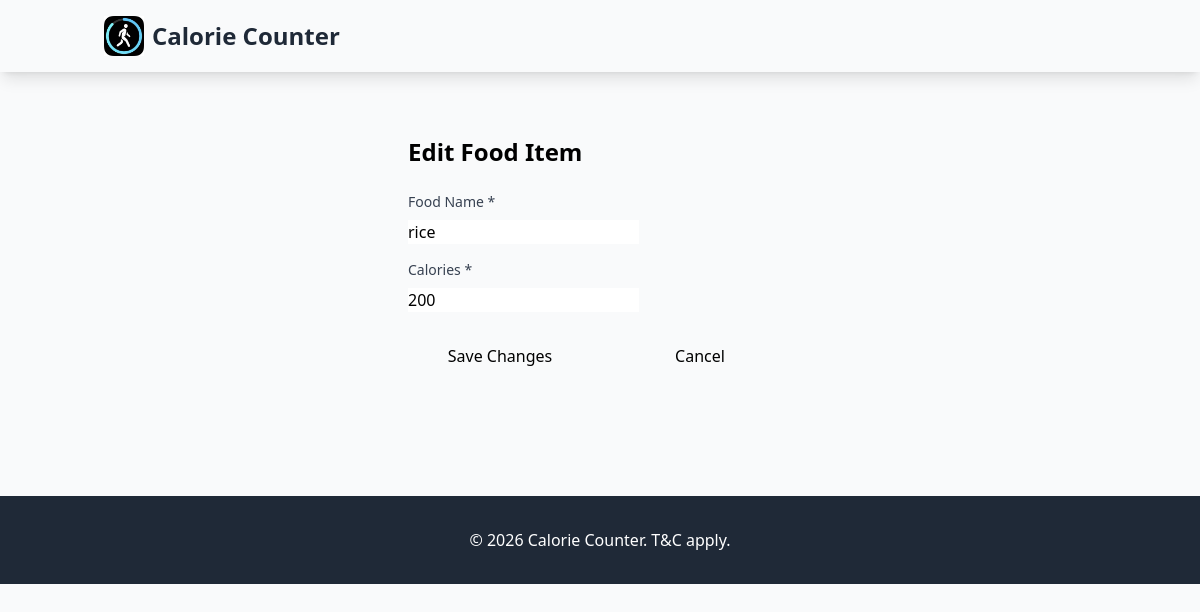
The page /edit/4/ on the database as committed earlier.
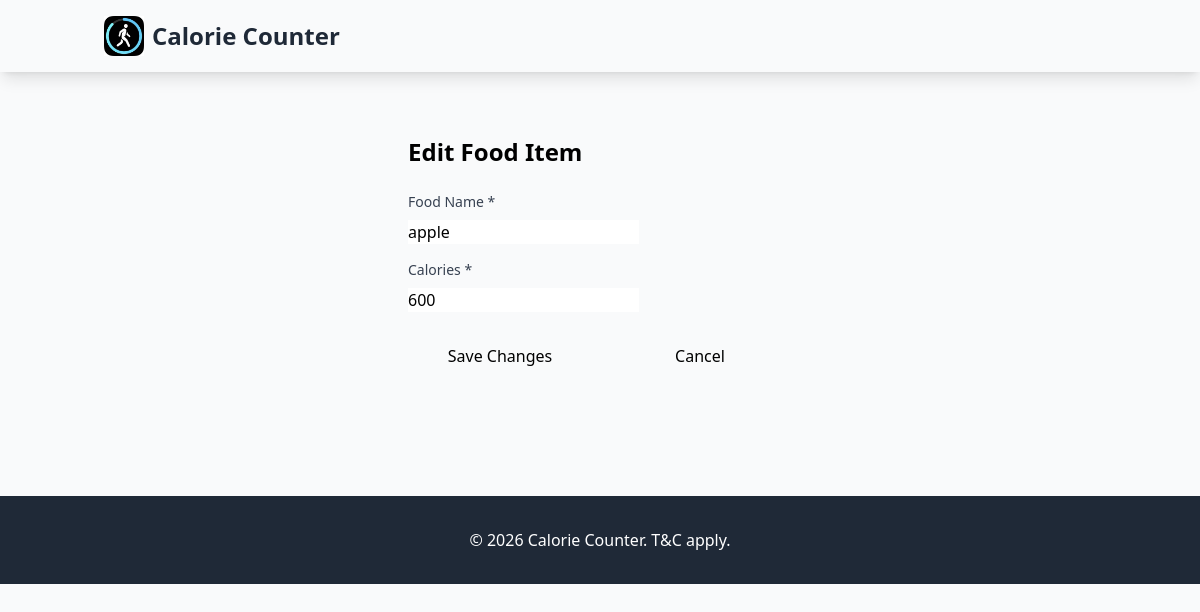
The same page on the database as committed later.
### calorietrackerapp/models.py (models this page shows, shortened)
class FoodItem(models.Model):
    name = models.CharField(
        max_length=200,
        help_text="Name of the food item"
    )
    calories = models.PositiveIntegerField(
        help_text="Number of calories in this item"
    )
    date_added = models.DateField(
        default=date.today,
        help_text="Date when the item was added"
    )
    created_at = models.DateTimeField(
        auto_now_add=True,
        help_text="Timestamp of creation"
    )
    updated_at = models.DateTimeField(
        auto_now=True,
        help_text="Timestamp of last update"
    )
    is_deleted = models.BooleanField(
        default=False,
        help_text="Soft delete flag"
    )
    class Meta:
        ordering = ['-date_added', '-created_at']
        verbose_name = "Food Item"
        verbose_name_plural = "Food Items"
        indexes = [
            models.Index(fields=['date_added']),
        ]

### calorietrackerapp/views.py (the view, shortened to what this page needs)
# urls.py: path('edit/<int:food_id>/', views.edit_food, name='edit_food'),
@require_http_methods(["GET", "POST"])
def edit_food(request, food_id):
    food = get_object_or_404(FoodItem, id=food_id, is_deleted=False)
    return render(request, 'edit_food.html', {'food': food})

### calorietrackerapp/templates/edit_food.html (shortened to what this page needs)
{% extends "home.html" %}
{% block content %}
<div class="max-w-md mx-auto card p-8">
    <h2 class="text-2xl font-bold mb-6">Edit Food Item</h2>
    <form method="post" class="space-y-4">
        <div>
            <label for="name" class="block text-sm font-medium text-gray-700 mb-2">Food Name *</label>
            <input
                type="text"
                id="name"
                name="name"
                value="{{ food.name }}"
                placeholder="e.g., Apple, Grilled Chicken"
                class="input-field"
                required
                maxlength="200"
            >
        </div>
        <div>
            <label for="calories" class="block text-sm font-medium text-gray-700 mb-2">Calories *</label>
            <input
                type="number"
                id="calories"
                name="calories"
                value="{{ food.calories }}"
                placeholder="e.g., 100"
                class="input-field"
                required
                min="0"
                step="1"
            >
        </div>
        <div class="flex gap-4 pt-4">
            <button type="submit" class="btn-primary flex-1">Save Changes</button>
            <a href="{% url 'calorie_tracker:index' %}" class="btn-secondary flex-1 text-center">Cancel</a>
        </div>
    </form>
</div>
{% endblock %}

Rows that differ between the two databases and show on the page:
changed FoodItem: name "rice" → "apple"; calories "200" → "600"
